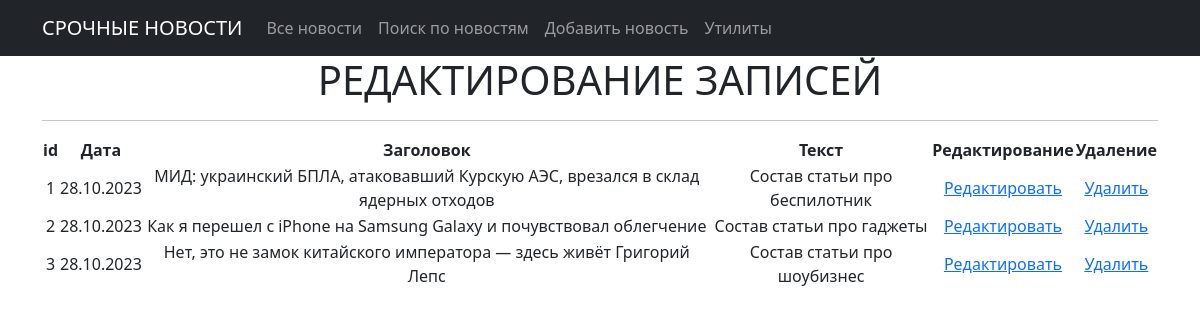
The page /news/utils/ on the database as committed earlier.
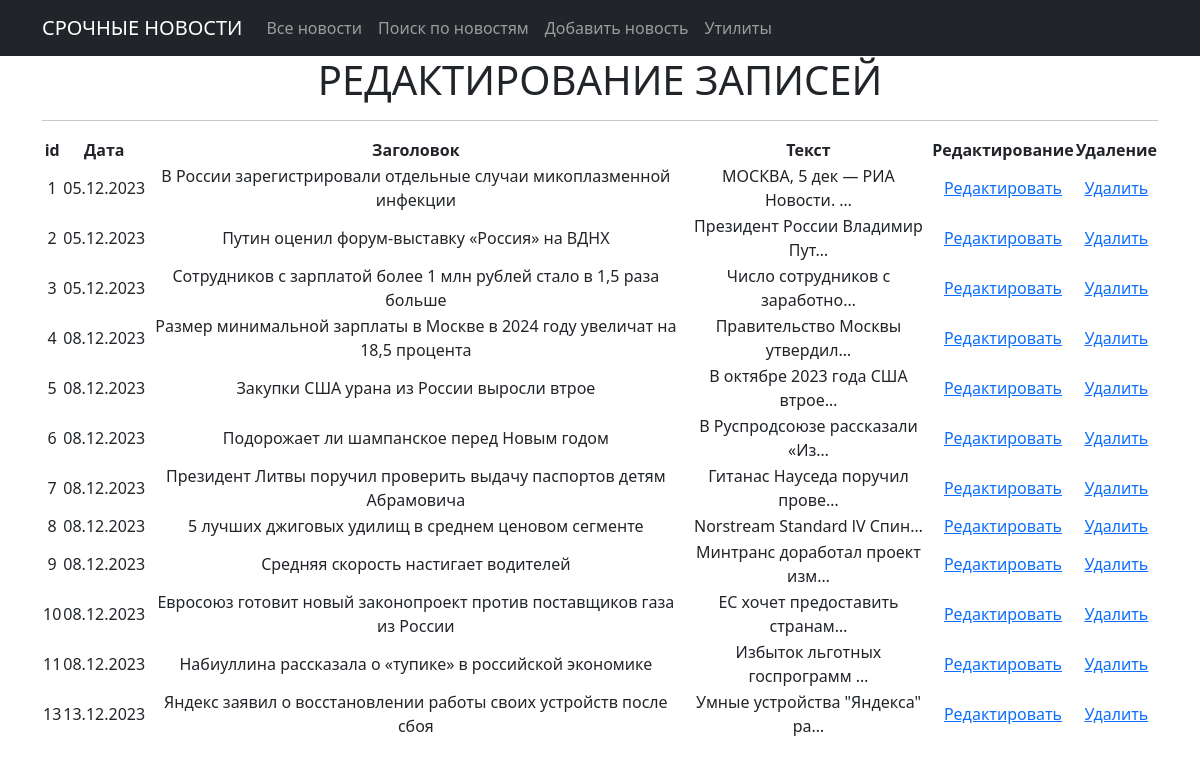
The same page on the database as committed later.
### news/models.py (models this page shows, shortened)
class Post(models.Model):
    author = models.ForeignKey(Author, on_delete=models.CASCADE)
    NEWS = 'NW'
    ARTICLE = 'AR'
    CATEGORY_CHOICES = ((NEWS, 'Новость'), (ARTICLE, 'Статья'),)
    categoryType = models.CharField(max_length=2, choices=CATEGORY_CHOICES, default=ARTICLE)
    dateCreation = models.DateTimeField(auto_now_add=True)
    postCategory = models.ManyToManyField('Category', through='PostCategory')
    title = models.CharField(max_length=128)
    text = models.TextField()
    rating = models.SmallIntegerField(default=0)

### news/views.py (the view)
# urls.py: path('utils/', news_util, name='news_util'),
def news_util(request):
    if request.method == 'POST':
        form = PostForm(request.POST)
        if form.is_valid():
            form.save()
    template = 'news_utils.html'
    cnt = {
        'post_list': Post.objects.all().order_by('dateCreation'),
        'form': PostForm()
    }
    return render(request, template, cnt)

### templates/news_utils.html (shortened to what this page needs)
{% extends 'flatpages/default.html' %}
{% load custom_tags %}
{% block content %}
    <h1>РЕДАКТИРОВАНИЕ ЗАПИСЕЙ</h1>
       <hr>
    {% if post_list %}
        <table>
           <tr>
               <th scope="col">id</th>
               <th scope="col">Дата</th>
               <th scope="col">Заголовок</th>
               <th scope="col">Текст</th>
               <th scope="col">Редактирование</th>
               <th scope="col">Удаление</th>
           </tr>
          {% for n in post_list %}
           <tr>
               <td>{{ n.id }}</td>
               <td>{{ n.dateCreation|date:'d.m.Y' }}</td>
               <td>{{ n.title}}</td>
               <td>{{ n.text|truncatechars:30 }}</td>
               <td><a href="{% url 'edit_page' n.pk %}">Редактировать</a></td>
               <td><a href="{% url 'delete_page' n.pk %}">Удалить</a></td>
           </tr>
           {% endfor %}
        </table>
   {% else %}
       <h2>Новостей нет!</h2>
   {% endif %}
{% endblock content %}

### templates/flatpages/default.html (shortened to what this page needs)
<!DOCTYPE html>
<html lang="en">
{% load static %}
    <head>
        <link href="{% static 'css/styles.css' %}" rel="stylesheet" />
    </head>
    <body>
        <nav class="navbar navbar-expand-lg navbar-dark bg-dark static-top">
           <div class="container">
               <a class="navbar-brand" href="#">СРОЧНЫЕ НОВОСТИ</a>
               <div class="collapse navbar-collapse" id="navbarResponsive">
                   <ul class="navbar-nav ml-auto">
                       <li class="nav-item">
                           <a class="nav-link" href="/news/">Все новости</a>
                       </li>
                       <li class="nav-item">
                           <a class="nav-link" href="/news/search/">Поиск по новостям</a>
                       </li>
                       <li class="nav-item active">
                           <a class="nav-link" href="/news/create">Добавить новость</a>
                       </li>
                       <li class="nav-item active">
                           <a class="nav-link" href="/news/utils">Утилиты</a>
                       </li>
                   </ul>
               </div>
           </div>
        </nav>
        <div class="container">
   <div class="row">
       <div class="col-lg-12 text-center">
           {% block content %}{% endblock content %}
       </div>
   </div>
</div>
    </body>
</html>

Rows that differ between the two databases and show on the page:
changed Post id 1: dateCreation "28.10.2023" → "05.12.2023"; title "МИД: украинский БПЛА, атаковавший Курскую АЭС, врезался в склад ядерных отходов" → "В России зарегистрировали отдельные случаи микоплазменной инфекции"; text "Состав статьи про беспилотник" → "МОСКВА, 5 дек — РИА Новости. …"
changed Post id 2: dateCreation "28.10.2023" → "05.12.2023"; title "Как я перешел с iPhone на Samsung Galaxy и почувствовал облегчение" → "Путин оценил форум-выставку «Россия» на ВДНХ"; text "Состав статьи про гаджеты" → "Президент России Владимир Пут…"
changed Post id 3: dateCreation "28.10.2023" → "05.12.2023"; title "Нет, это не замок китайского императора — здесь живёт Григорий Лепс" → "Сотрудников с зарплатой более 1 млн рублей стало в 1,5 раза больше"; text "Состав статьи про шоубизнес" → "Число сотрудников с заработно…"
added Post: id "4", dateCreation "08.12.2023", title "Размер минимальной зарплаты в Москве в 2024 году увеличат на 18,5 процента", text "Правительство Москвы утвердил…"
added Post: id "5", dateCreation "08.12.2023", title "Закупки США урана из России выросли втрое", text "В октябре 2023 года США втрое…"
added Post: id "6", dateCreation "08.12.2023", title "Подорожает ли шампанское перед Новым годом", text "В Руспродсоюзе рассказали «Из…"
added Post: id "7", dateCreation "08.12.2023", title "Президент Литвы поручил проверить выдачу паспортов детям Абрамовича", text "Гитанас Науседа поручил прове…"
added Post: id "8", dateCreation "08.12.2023", title "5 лучших джиговых удилищ в среднем ценовом сегменте", text "Norstream Standard lV Спин…"
added Post: id "9", dateCreation "08.12.2023", title "Средняя скорость настигает водителей", text "Минтранс доработал проект изм…"
added Post: id "10", dateCreation "08.12.2023", title "Евросоюз готовит новый законопроект против поставщиков газа из России", text "ЕС хочет предоставить странам…"
added Post: id "11", dateCreation "08.12.2023", title "Набиуллина рассказала о «тупике» в российской экономике", text "Избыток льготных госпрограмм …"
added Post: id "13", dateCreation "13.12.2023", title "Яндекс заявил о восстановлении работы своих устройств после сбоя", text "Умные устройства \"Яндекса\" ра…"
